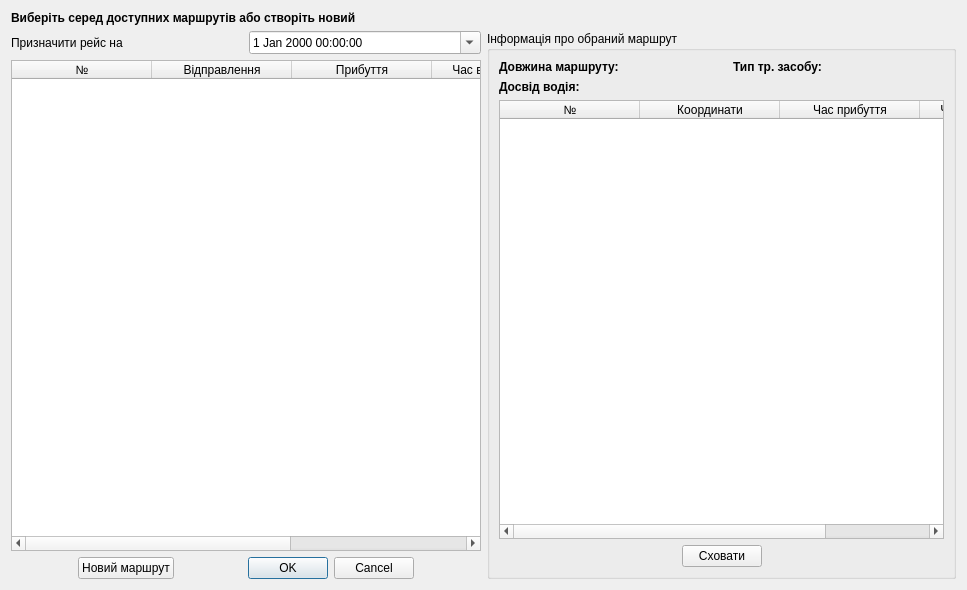
<?xml version="1.0" encoding="UTF-8"?>
<ui version="4.0">
 <class>NewRun_RouteWindow</class>
 <widget class="QDialog" name="NewRun_RouteWindow">
  <property name="windowModality">
   <enum>Qt::ApplicationModal</enum>
  </property>
  <property name="geometry">
   <rect>
    <x>0</x>
    <y>0</y>
    <width>967</width>
    <height>590</height>
   </rect>
  </property>
  <property name="windowTitle">
   <string>Новий рейс : маршрут</string>
  </property>
  <property name="modal">
   <bool>true</bool>
  </property>
  <layout class="QGridLayout" name="gridLayout_3">
   <item row="0" column="0">
    <widget class="QLabel" name="newrun_routewindow_title_lb">
     <property name="font">
      <font>
       <weight>75</weight>
       <bold>true</bold>
      </font>
     </property>
     <property name="text">
      <string>Виберіть серед доступних маршрутів або створіть новий</string>
     </property>
    </widget>
   </item>
   <item row="1" column="0">
    <layout class="QHBoxLayout" name="horizontalLayout_3">
     <item>
      <layout class="QVBoxLayout" name="verticalLayout_8">
       <item>
        <layout class="QHBoxLayout" name="horizontalLayout_4">
         <item>
          <widget class="QLabel" name="label">
           <property name="text">
            <string>Призначити рейс на</string>
           </property>
          </widget>
         </item>
         <item>
          <widget class="QDateTimeEdit" name="dateTimeEdit">
           <property name="calendarPopup">
            <bool>true</bool>
           </property>
           <property name="timeSpec">
            <enum>Qt::LocalTime</enum>
           </property>
          </widget>
         </item>
        </layout>
       </item>
       <item>
        <widget class="QTableWidget" name="newrun_Routes_general_tableWidget">
         <property name="sizePolicy">
          <sizepolicy hsizetype="Preferred" vsizetype="Expanding">
           <horstretch>0</horstretch>
           <verstretch>0</verstretch>
          </sizepolicy>
         </property>
         <attribute name="horizontalHeaderCascadingSectionResizes">
          <bool>true</bool>
         </attribute>
         <attribute name="horizontalHeaderDefaultSectionSize">
          <number>140</number>
         </attribute>
         <attribute name="horizontalHeaderShowSortIndicator" stdset="0">
          <bool>true</bool>
         </attribute>
         <attribute name="horizontalHeaderStretchLastSection">
          <bool>true</bool>
         </attribute>
         <attribute name="verticalHeaderVisible">
          <bool>false</bool>
         </attribute>
         <column>
          <property name="text">
           <string>№</string>
          </property>
         </column>
         <column>
          <property name="text">
           <string>Відправлення</string>
          </property>
         </column>
         <column>
          <property name="text">
           <string>Прибуття</string>
          </property>
         </column>
         <column>
          <property name="text">
           <string>Час відправлення</string>
          </property>
         </column>
         <column>
          <property name="text">
           <string>Час прибуття</string>
          </property>
         </column>
        </widget>
       </item>
       <item>
        <layout class="QHBoxLayout" name="horizontalLayout_10">
         <item>
          <spacer name="horizontalSpacer_28">
           <property name="orientation">
            <enum>Qt::Horizontal</enum>
           </property>
           <property name="sizeHint" stdset="0">
            <size>
             <width>40</width>
             <height>20</height>
            </size>
           </property>
          </spacer>
         </item>
         <item>
          <widget class="QPushButton" name="newrun_new_route_pushButton">
           <property name="sizePolicy">
            <sizepolicy hsizetype="Preferred" vsizetype="Fixed">
             <horstretch>0</horstretch>
             <verstretch>0</verstretch>
            </sizepolicy>
           </property>
           <property name="text">
            <string>Новий маршрут</string>
           </property>
          </widget>
         </item>
         <item>
          <spacer name="horizontalSpacer_29">
           <property name="orientation">
            <enum>Qt::Horizontal</enum>
           </property>
           <property name="sizeHint" stdset="0">
            <size>
             <width>40</width>
             <height>20</height>
            </size>
           </property>
          </spacer>
         </item>
         <item>
          <widget class="QDialogButtonBox" name="newrun_buttonBox">
           <property name="font">
            <font>
             <stylestrategy>PreferAntialias</stylestrategy>
            </font>
           </property>
           <property name="contextMenuPolicy">
            <enum>Qt::DefaultContextMenu</enum>
           </property>
           <property name="locale">
            <locale language="Ukrainian" country="Ukraine"/>
           </property>
           <property name="standardButtons">
            <set>QDialogButtonBox::Cancel|QDialogButtonBox::Ok</set>
           </property>
          </widget>
         </item>
         <item>
          <spacer name="horizontalSpacer_4">
           <property name="orientation">
            <enum>Qt::Horizontal</enum>
           </property>
           <property name="sizeHint" stdset="0">
            <size>
             <width>40</width>
             <height>20</height>
            </size>
           </property>
          </spacer>
         </item>
        </layout>
       </item>
      </layout>
     </item>
     <item>
      <widget class="QGroupBox" name="newrun_Route_info_groupBox">
       <property name="sizePolicy">
        <sizepolicy hsizetype="Minimum" vsizetype="Minimum">
         <horstretch>0</horstretch>
         <verstretch>0</verstretch>
        </sizepolicy>
       </property>
       <property name="title">
        <string>Інформація про обраний маршрут</string>
       </property>
       <layout class="QGridLayout" name="gridLayout_4">
        <item row="0" column="0">
         <layout class="QVBoxLayout" name="verticalLayout_5">
          <item>
           <layout class="QGridLayout" name="gridLayout_12">
            <property name="sizeConstraint">
             <enum>QLayout::SetFixedSize</enum>
            </property>
            <item row="1" column="0">
             <widget class="QLabel" name="newrun_route_driver_expirience_lb">
              <property name="sizePolicy">
               <sizepolicy hsizetype="Minimum" vsizetype="Minimum">
                <horstretch>0</horstretch>
                <verstretch>0</verstretch>
               </sizepolicy>
              </property>
              <property name="font">
               <font>
                <weight>75</weight>
                <bold>true</bold>
               </font>
              </property>
              <property name="text">
               <string>Досвід водія:</string>
              </property>
             </widget>
            </item>
            <item row="1" column="1">
             <widget class="QLabel" name="newrun_route_driver_expirience_num_lb">
              <property name="sizePolicy">
               <sizepolicy hsizetype="Minimum" vsizetype="Minimum">
                <horstretch>0</horstretch>
                <verstretch>0</verstretch>
               </sizepolicy>
              </property>
              <property name="text">
               <string/>
              </property>
             </widget>
            </item>
            <item row="0" column="1">
             <widget class="QLabel" name="newrun_route_length_num_lb">
              <property name="sizePolicy">
               <sizepolicy hsizetype="Minimum" vsizetype="Minimum">
                <horstretch>0</horstretch>
                <verstretch>0</verstretch>
               </sizepolicy>
              </property>
              <property name="text">
               <string/>
              </property>
             </widget>
            </item>
            <item row="0" column="0">
             <widget class="QLabel" name="newrun_route_length_lb">
              <property name="sizePolicy">
               <sizepolicy hsizetype="Minimum" vsizetype="Minimum">
                <horstretch>0</horstretch>
                <verstretch>0</verstretch>
               </sizepolicy>
              </property>
              <property name="font">
               <font>
                <weight>75</weight>
                <bold>true</bold>
               </font>
              </property>
              <property name="text">
               <string>Довжина маршруту:</string>
              </property>
             </widget>
            </item>
            <item row="0" column="2">
             <widget class="QLabel" name="newrun_route_transport_type_lb">
              <property name="sizePolicy">
               <sizepolicy hsizetype="Minimum" vsizetype="Minimum">
                <horstretch>0</horstretch>
                <verstretch>0</verstretch>
               </sizepolicy>
              </property>
              <property name="font">
               <font>
                <weight>75</weight>
                <bold>true</bold>
               </font>
              </property>
              <property name="text">
               <string>Тип тр. засобу:</string>
              </property>
             </widget>
            </item>
            <item row="0" column="3">
             <widget class="QLabel" name="newrun_route_transport_type_name_lb">
              <property name="sizePolicy">
               <sizepolicy hsizetype="Minimum" vsizetype="Minimum">
                <horstretch>0</horstretch>
                <verstretch>0</verstretch>
               </sizepolicy>
              </property>
              <property name="text">
               <string/>
              </property>
             </widget>
            </item>
           </layout>
          </item>
          <item>
           <widget class="QTableWidget" name="newrun_Route_stops_tableWidget">
            <property name="sizePolicy">
             <sizepolicy hsizetype="Expanding" vsizetype="Expanding">
              <horstretch>0</horstretch>
              <verstretch>0</verstretch>
             </sizepolicy>
            </property>
            <attribute name="horizontalHeaderCascadingSectionResizes">
             <bool>true</bool>
            </attribute>
            <attribute name="horizontalHeaderDefaultSectionSize">
             <number>140</number>
            </attribute>
            <attribute name="horizontalHeaderShowSortIndicator" stdset="0">
             <bool>true</bool>
            </attribute>
            <attribute name="horizontalHeaderStretchLastSection">
             <bool>true</bool>
            </attribute>
            <attribute name="verticalHeaderVisible">
             <bool>false</bool>
            </attribute>
            <column>
             <property name="text">
              <string>№</string>
             </property>
            </column>
            <column>
             <property name="text">
              <string>Координати</string>
             </property>
            </column>
            <column>
             <property name="text">
              <string>Час прибуття</string>
             </property>
            </column>
            <column>
             <property name="text">
              <string>Час відправлення</string>
             </property>
            </column>
           </widget>
          </item>
          <item>
           <layout class="QHBoxLayout" name="horizontalLayout_9">
            <item>
             <spacer name="horizontalSpacer_19">
              <property name="orientation">
               <enum>Qt::Horizontal</enum>
              </property>
              <property name="sizeHint" stdset="0">
               <size>
                <width>40</width>
                <height>20</height>
               </size>
              </property>
             </spacer>
            </item>
            <item>
             <widget class="QPushButton" name="newrun_route_info_hide_pushButton">
              <property name="sizePolicy">
               <sizepolicy hsizetype="Minimum" vsizetype="Minimum">
                <horstretch>0</horstretch>
                <verstretch>0</verstretch>
               </sizepolicy>
              </property>
              <property name="text">
               <string>Сховати</string>
              </property>
             </widget>
            </item>
            <item>
             <spacer name="horizontalSpacer_27">
              <property name="orientation">
               <enum>Qt::Horizontal</enum>
              </property>
              <property name="sizeHint" stdset="0">
               <size>
                <width>40</width>
                <height>20</height>
               </size>
              </property>
             </spacer>
            </item>
           </layout>
          </item>
         </layout>
        </item>
       </layout>
      </widget>
     </item>
    </layout>
   </item>
  </layout>
 </widget>
 <resources/>
 <connections/>
</ui>
